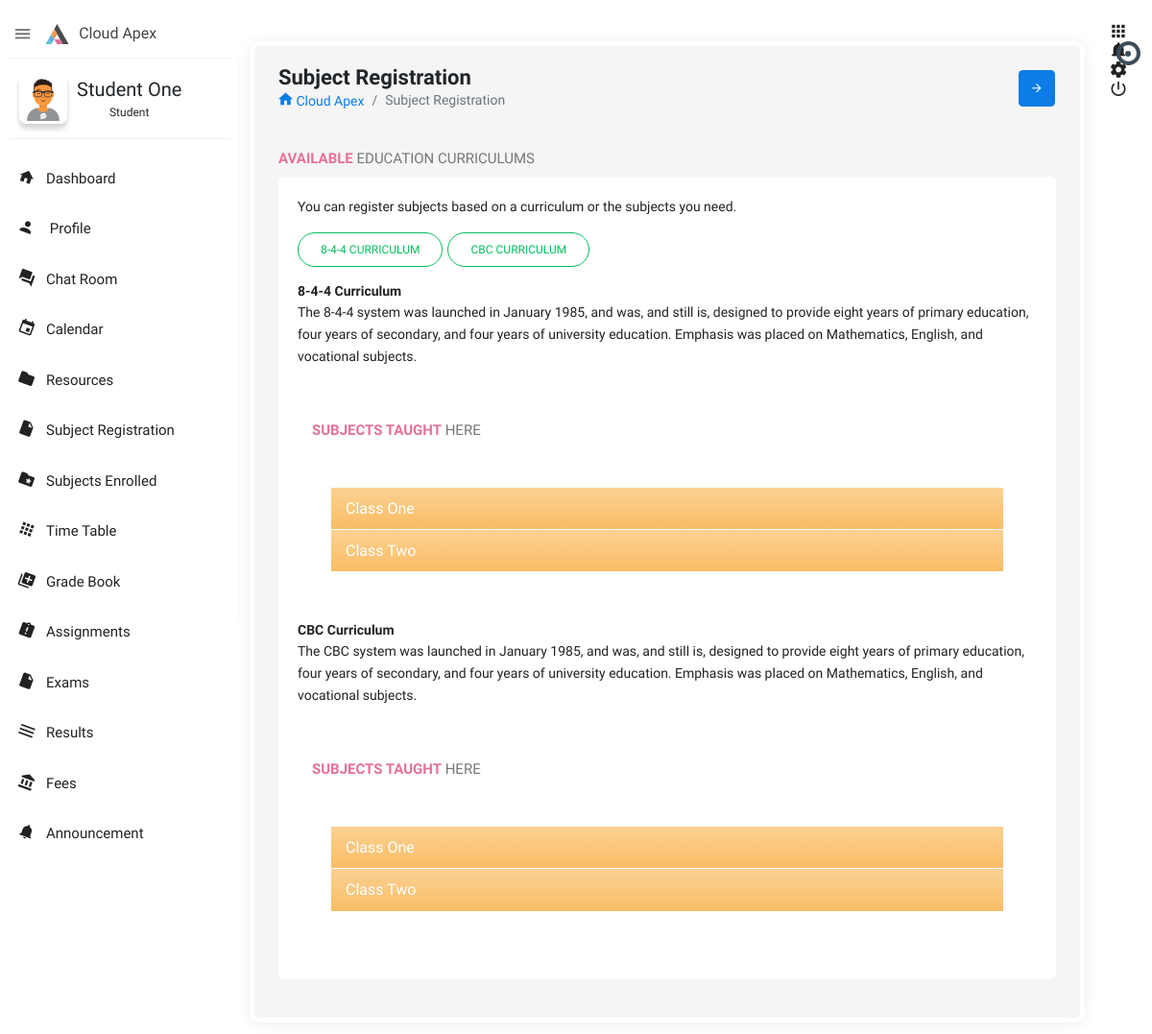
Page /student/subject-registration/ (signed in) on the committed database.
### student/models.py (models this page shows, shortened)
class Student(models.Model):
   first_name = models.CharField(max_length=100)
   last_name = models.CharField(max_length=100)
   contact_no = models.CharField(max_length=20,default='2547xxxxxxx')
   parent_name = models.CharField(max_length=100)
   parent_phone_no = models.CharField(max_length=20,default='2547xxxxxxx')
   city = models.CharField(max_length=100,default='Nairobi')
   country = models.CharField(max_length=100,default='Kenya')
   profile = models.ImageField(blank=True,null=True,upload_to='profile/')
   user = models.OneToOneField(Account,on_delete=models.CASCADE)
   about = models.TextField(max_length=500,blank=True,null=True)

### curriculum/models.py (models this page shows, shortened)
class Curriculum(models.Model):
   name = models.CharField(max_length=100)
   description = models.TextField(max_length=500)
   status = models.BooleanField(default=True)

class Class(models.Model):
   name = models.CharField(max_length=100)
   curriculum = models.ForeignKey(Curriculum,on_delete=models.CASCADE)
   code = models.CharField(max_length=10,unique=True)
   plural = 'Classes'

### student/views.py (the view)
# urls.py: path('subject-registration/',views.StudentSubjectRegistration.as_view(),name='student_subject_registration'),
class StudentSubjectRegistration(View):
   template_name = 'student/subject-registration.html'
   @method_decorator(login_required, 'signin')
   def get(self, request):
      user_id = request.user.id
      student_id = getLogedInStudentId(user_id)
      student = Student.objects.get(id=student_id)
      curriculums = Curriculum.objects.filter(status=True)
      subjects = Subject.objects.all()
      classes = Class.objects.all()
      context = {
         'student': student,
         'school_name': constants.SCHOOL_NAME,
         'curriculums': curriculums,
         'subjects': subjects,
         'classes': classes,
      }
      return render(request, self.template_name, context)

### student/views.py (called while the page is built)
def getLogedInStudentId(user_id):
    s = Student.objects.get(user_id=user_id)
    return s.id

### templates/student/subject-registration.html (shortened to what this page needs)
﻿{% extends 'includes/student_base.html' %} {% load static %} {% block content %}
<section class="content">
    <div class="body_scroll">
        <div class="block-header">
            <div class="row">
                <div class="col-lg-7 col-md-6 col-sm-12">
                    <h2>Subject Registration</h2>
                    <ul class="breadcrumb">
                        <li class="breadcrumb-item"><a href="{% url 'student_dashboard' %}"><i class="zmdi zmdi-home"></i> {{school_name}}</a></li>
                        <li class="breadcrumb-item active">Subject Registration</li>
                    </ul>
                </div>
                <div class="col-lg-5 col-md-6 col-sm-12">
                    <button class="btn btn-primary btn-icon float-right right_icon_toggle_btn" type="button"><i class="zmdi zmdi-arrow-right"></i></button>
                </div>
            </div>
        </div>
        <div class="container-fluid">
            <div class="row clearfix">
                <div class="col-sm-12">
                    <div class="card">
                        <div class="header">
                            <h2><strong>Available </strong> Education Curriculums</h2>
                        </div>
                        <div class="body">
                            <p>You can register subjects based on a curriculum or the subjects you need.</p>
                            <ul class="nav nav-tabs p-0 mb-3 nav-tabs-success">
                                {% for curriculum in curriculums %}
                                <li class="nav-item"><a class="nav-link {% if forloop.counter %}active{% endif %}" data-toggle="tab" href="#tab_{{forloop.counter}}">{{curriculum.name}} CURRICULUM</a></li>
                                {% endfor %}
                            </ul>
                            <div class="tab-content">
                                {% for curriculum in curriculums %}
                                <div class="tab-pane {% if forloop.counter is forloop.counter %}active{% endif %}" id="tab_{{forloop.counter}}">
                                    <b><strong>{{curriculum.name}}</strong> Curriculum</b>
                                    <p>{{ curriculum.description }}</p>
                                    <br>
                                    <div class="col-lg-12 col-md-12 col-sm-12">
                                        <div class="card">
                                            <div class="header">
                                                <h2><strong>SUBJECTS TAUGHT</strong> HERE</h2>
                                            </div>
                                            <div class="body">
                                                <br>
                                                <div class="panel-group full-body" id="accordion_13" role="tablist" aria-multiselectable="true">
                                                    {% for class in classes %}
                                                    <div class="panel l-amber">
                                                        <div class="panel-heading" role="tab" id="{{ class.id }}">
                                                            <h4 class="panel-title"> <a class="collapsed" role="button" data-toggle="collapse" data-parent="#accordion_13" href="#{{ class.id }}" aria-expanded="false" aria-controls="collapseTwo_13"> Class {{ class.name }} </a>                                                                </h4>
                                                        </div>
                                                    </div>
                                                    {% endfor %}
                                                </div>
                                            </div>
                                        </div>
                                    </div>
                                </div>
                                {% endfor %}
                            </div>
                        </div>
                    </div>
                </div>
            </div>
        </div>
    </div>
</section>
{% endblock %}

### templates/includes/student_base.html (shortened to what this page needs)
{% load static %} {% load active_link_tags %}
<!doctype html>
<html class="no-js" lang="en">
<head>
    <link rel="stylesheet" href="{% static 'assets/plugins/bootstrap/css/bootstrap.min.css' %}">
    <link rel="stylesheet" href="{% static 'assets/plugins/jvectormap/jquery-jvectormap-2.0.3.min.css' %}" />
    <link rel="stylesheet" href="{% static 'assets/plugins/charts-c3/plugin.css' %}" />
    <link rel="stylesheet" href="{% static 'assets/plugins/morrisjs/morris.min.css' %}" />
    <link rel="stylesheet" href="{% static 'assets/css/style.min.css' %}">
</head>
<body class="theme-blush">
    <div class="navbar-right">
        <ul class="navbar-nav">
            <li class="dropdown">
                <a href="javascript:void(0);" class="dropdown-toggle" title="App" data-toggle="dropdown" role="button"><i class="zmdi zmdi-apps"></i></a>
            </li>
            <li class="dropdown">
                <a href="javascript:void(0);" class="dropdown-toggle" title="Notifications" data-toggle="dropdown" role="button"><i class="zmdi zmdi-notifications"></i>
                <div class="notify"><span class="heartbit"></span><span class="point"></span></div>
            </a>
            </li>
            <li><a href="javascript:void(0);" class="js-right-sidebar" title="Setting"><i class="zmdi zmdi-settings zmdi-hc-spin"></i></a></li>
            <li><a href="sign-in.html" class="mega-menu" title="Sign Out"><i class="zmdi zmdi-power"></i></a></li>
        </ul>
    </div>
    <aside id="leftsidebar" class="sidebar">
        <div class="navbar-brand">
            <button class="btn-menu ls-toggle-btn" type="button"><i class="zmdi zmdi-menu"></i></button>
            <a href="index.html"><img src="{% static 'assets/images/logo.svg' %}" width="25" alt="Aero"><span class="m-l-10">{{ school_name }}</span></a>
        </div>
        <div class="menu">
            <ul class="list">
                <li>
                    <div class="user-info">
                        <a class="image" href="profile.html"><img src="{{ student.profile.url }}" alt="User"></a>
                        <div class="detail">
                            <h4>{{ student.first_name }} {{ student.last_name }} </h4>
                            <small>Student</small>
                        </div>
                    </div>
                </li>
                <li class="{% active_link 'student_dashboard' 'active open' strict=True %}">
                    <a href="{% url 'student_dashboard' %}"><i class="zmdi zmdi-home"></i><span>Dashboard</span></a>
                </li>
                <li class="{% active_link 'student_profile' 'active open' strict=True %}">
                    <a href="{% url 'student_profile' %}"><i class="zmdi zmdi-account"></i><span>  Profile</span></a>
                </li>
                <li class="{% active_link 'student_chat' 'active open' strict=True %}">
                    <a href="{% url 'student_chat' %}"><i class="zmdi zmdi-comments"></i><span>Chat Room</span></a>
                </li>
                <li class="{% active_link 'student_calendar' 'active open' strict=True %}">
                    <a href="{% url 'student_calendar' %}"><i class="zmdi zmdi-calendar"></i><span>Calendar</span></a>
                </li>
                <li class="{% active_link 'student_resources' 'active open' strict=True %}">
                    <a href="{% url 'student_resources' %}"><i class="zmdi zmdi-folder"></i><span>Resources</span></a>
                </li>
                <li class="{% active_link 'student_subject_registration' 'active open' strict=True %}">
                    <a href="{% url 'student_subject_registration' %}"><i class="zmdi zmdi-file"></i><span>Subject Registration</span></a>
                </li>
                <li class="{% active_link 'student_subjects_enrolled' 'active open' strict=True %}">
                    <a href="{% url 'student_subjects_enrolled' %}"><i class="zmdi zmdi-folder-star"></i><span>Subjects Enrolled</span></a>
                </li>
                <li class="{% active_link 'student_timetable' 'active open' strict=True %}">
                    <a href="{% url 'student_timetable' %}"><i class="zmdi zmdi-apps"></i><span>Time Table</span></a>
                </li>
                <li class="{% active_link 'student_gradebook' 'active open' strict=True %}">
                    <a href="{% url 'student_gradebook' %}"><i class="zmdi zmdi-collection-plus"></i><span>Grade Book</span></a>
                </li>
                <li class="{% active_link 'student_assignments' 'active open' strict=True %}">
                    <a href="{% url 'student_assignments' %}"><i class="zmdi zmdi-assignment-alert"></i><span>Assignments</span></a>
                </li>
                <li class="{% active_link 'student_exams' 'active open' strict=True %}">
                    <a href="{% url 'student_exams' %}"><i class="zmdi zmdi-file"></i><span>Exams</span></a>
                </li>
                <li class="{% active_link 'student_results' 'active open' strict=True %}">
                    <a href="{% url 'student_results' %}"><i class="zmdi zmdi-menu"></i><span>Results</span></a>
                </li>
                <li class="{% active_link 'student_fees' 'active open' strict=True %}">
                    <a href="{% url 'student_fees' %}"><i class="zmdi zmdi-balance"></i><span>Fees</span></a>
                </li>
                <li class="{% active_link 'student_announcements' 'active open' strict=True %}">
                    <a href="{% url 'student_announcements' %}"><i class="zmdi zmdi-notifications"></i><span>Announcement</span></a>
                </li>
                <br><br><br><br>
            </ul>
        </div>
    </aside>
    {% block content %} {% endblock %}
</body>
</html>

### rows in the picture
Student: profile (picture), first_name "Student", last_name "One"
Curriculum: name "8-4-4", description "The 8-4-4 system was launched in January 1985, and was, and still is, designed to provide eight years of primary education, four years of secondary, and four years of university education. Emphasis was placed on Mathematics, English, and vocational subjects."
Curriculum: name "CBC", description "The CBC system was launched in January 1985, and was, and still is, designed to provide eight years of primary education, four years of secondary, and four years of university education. Emphasis was placed on Mathematics, English, and vocational subjects."
Class: name "One"
Class: name "Two"

### other values in the picture
{{ school_name }} "Cloud Apex"
